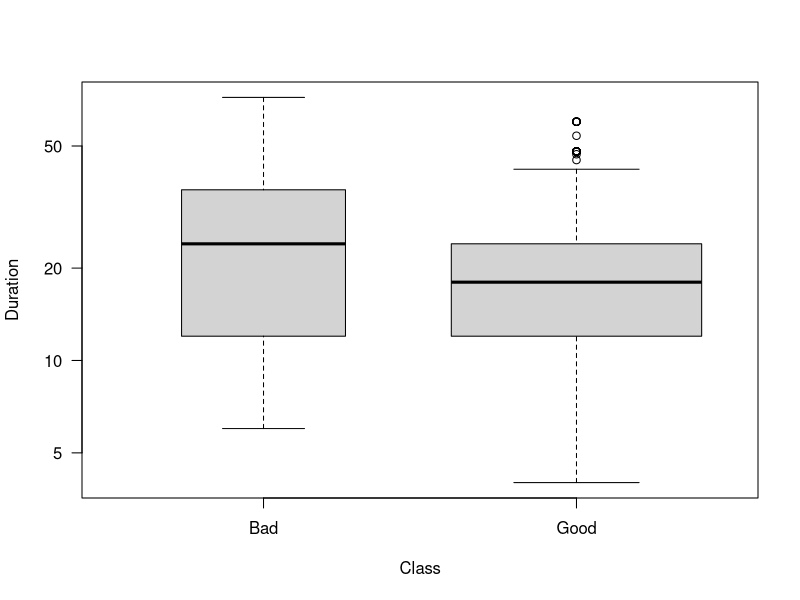
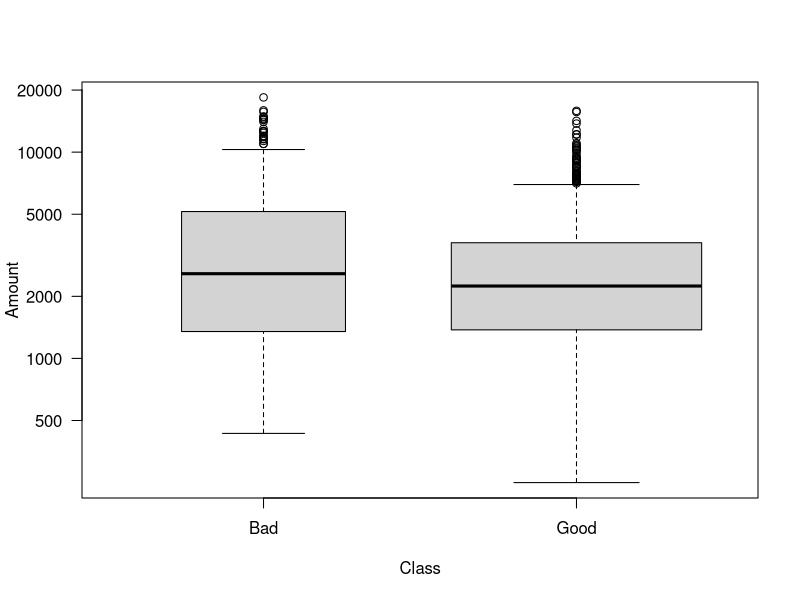
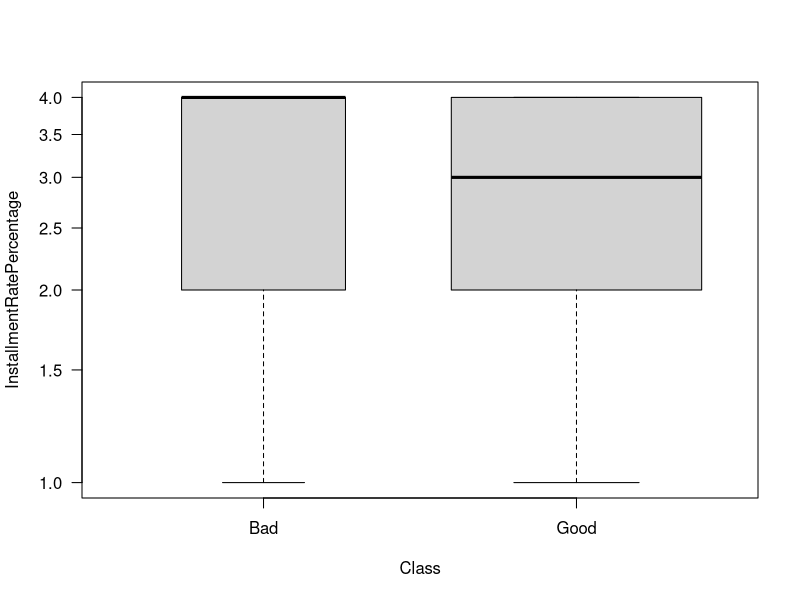
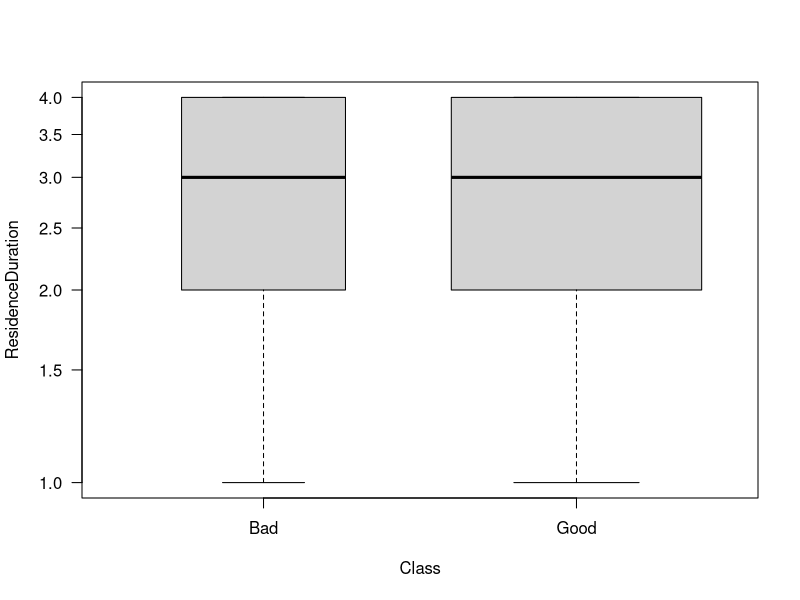
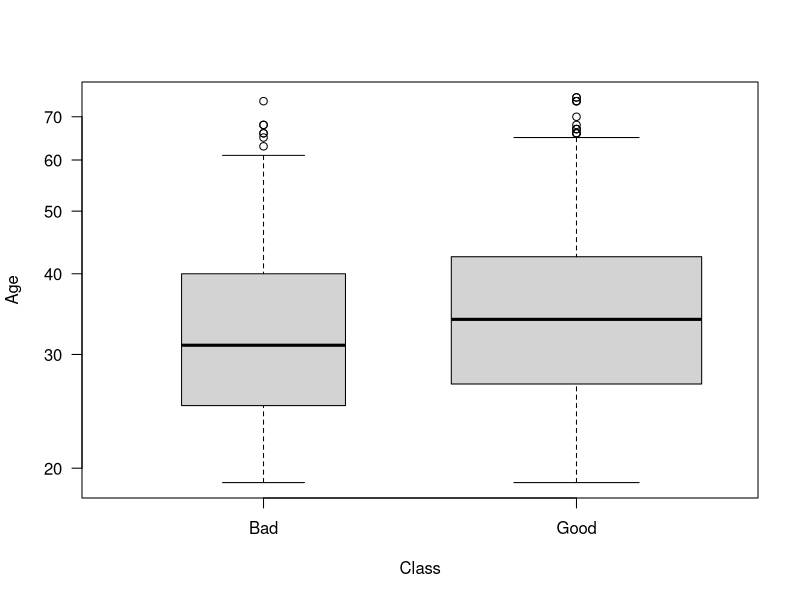
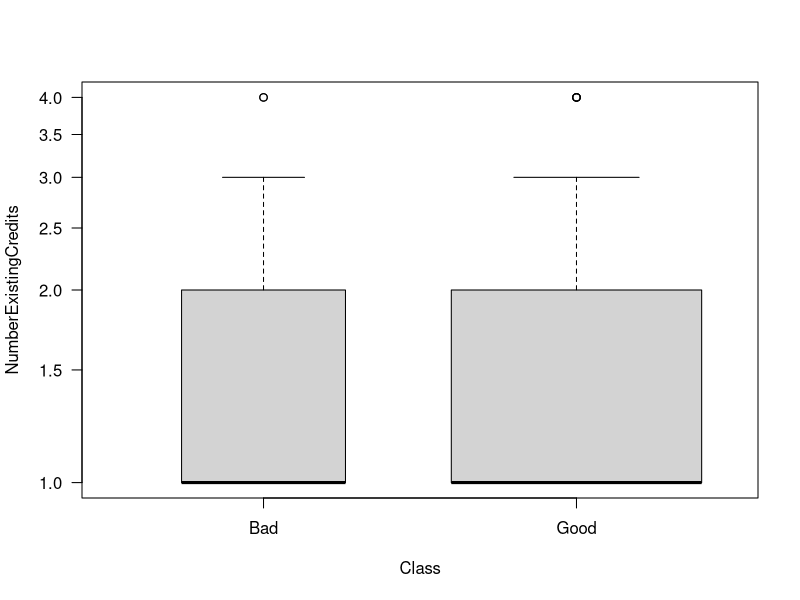
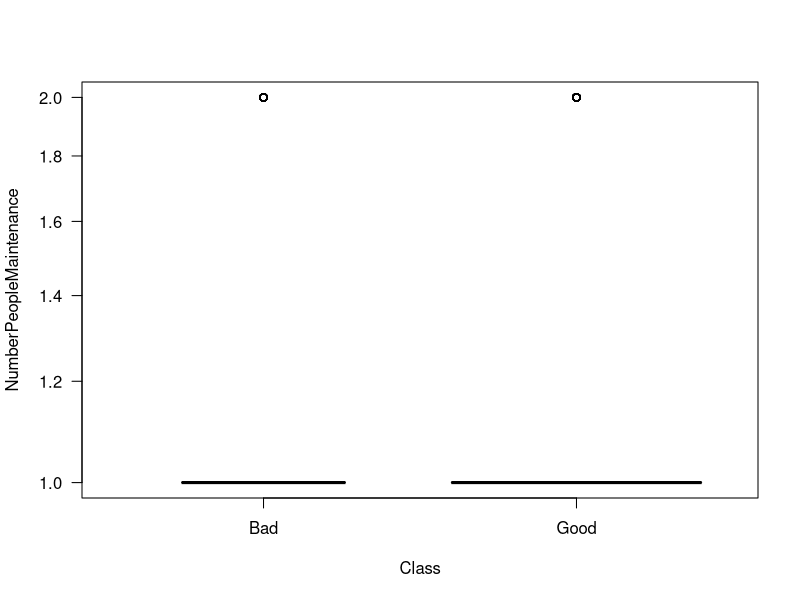
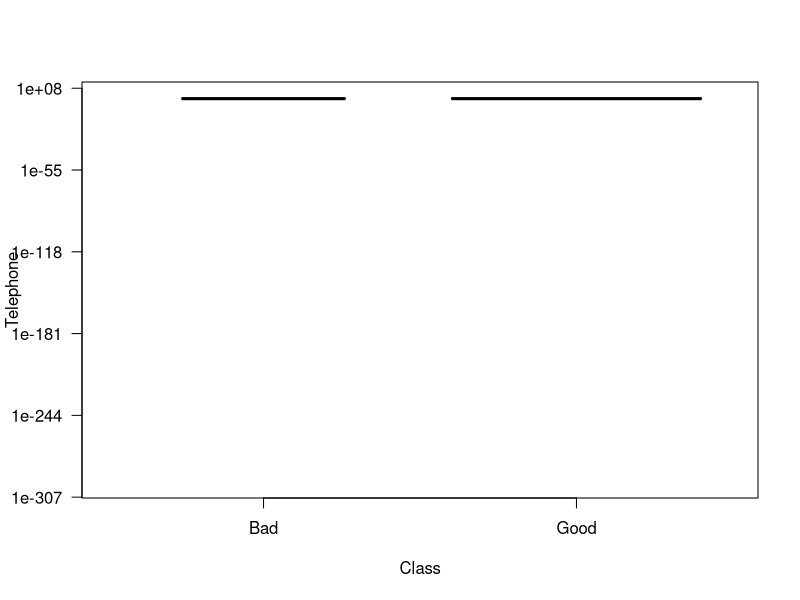

Recreate these plots in R, in order.
#Week 6 Homework
#Vincent Marks
#IST 387

install.packages("kernlab")
library(tidyverse)
library(ggplot2)
library(caret)
library(kernlab)

data("GermanCredit")
#subset with the first ten columns of GermanCredit
subCredit <- GermanCredit[,1:10]

######
#1.
#displays the 10 chosen attributes and the data types consisting of int, num, and
#Factor
str(subCredit)
#describes the use of 62 attributes to determine the predicted classification of 'good'
#or 'bad' credit
help("GermanCredit")

######
#2.
#creating the training list via the createDataPartition function
#taking 40% of data from the Class attribute
#list=FALSE returns a numeric vector of indices, ensuring that each element
#correspondes to the original row indices of the original dataset
trainList <- createDataPartition(y=subCredit$Class,p=.40,list=FALSE)

######
#3. 
#trainList contains 400 case numbers

######
#4.
#trainList consists of 400 rows and 2 columns. The first column pertain to the indices of the 
#data as it now pertains to trainList. The second column's(named 'ReSample') data per row correspondes to the indice 
#from the original data set(subCredit). 40% of subCredit was partitioned based on subCredit$Class, this partition was done randomly.
#set.seed() would increase one's ability to gather unique partitions in the future.
#the first column states the sequential order in which the partition occured, 'ReSample' is the row number within subCredit$Class that
#the data was collected from. 

######
#5.
#trainSet contains 400 observations of 10 variables.
#These 10 variables are the same as the ten variables in subCredit
trainSet <- subCredit[trainList,]

######
#6.
#-trainList takes the 60% of data that was not copied from subCredit to make
# trainList.
#testSet is a dataframe consisting of 600 observations of 10 variables
testSet <- subCredit[-trainList,]

######
#7.
boxplot(Duration ~ Class, data=subCredit,
        varwidth = TRUE, log = "y", las=1)
boxplot(Amount ~ Class, data=subCredit,
        varwidth = TRUE, log = "y", las=1)
boxplot(InstallmentRatePercentage ~ Class, data=subCredit,
        varwidth = TRUE, log = "y", las=1)
boxplot(ResidenceDuration ~ Class, data=subCredit,
        varwidth = TRUE, log = "y", las=1)
boxplot(Age ~ Class, data=subCredit,
        varwidth = TRUE, log = "y", las=1)
boxplot(NumberExistingCredits ~ Class, data=subCredit,
        varwidth = TRUE, log = "y", las=1)
boxplot(NumberPeopleMaintenance ~ Class, data=subCredit,
        varwidth = TRUE, log = "y", las=1)
#these last two attributes are binary (yes or no)
boxplot(Telephone ~ Class, data=subCredit,
        varwidth = TRUE, log = "y", las=1)
boxplot(ForeignWorker ~ Class, data=subCredit,
        varwidth = TRUE, log = "y", las=1)

######
#8.
set.seed(124)
#same as SVM train(), except for the Kernal Argument. "rbfdot" is commonly used
svmModel <- ksvm(Class ~ ., data=subCredit, kernel="rbfdot")
svmModel

######
#9.
# running line 84 (svmModel) returns this information:

#==============================================
#Support Vector Machine object of class "ksvm" 

#SV type: C-svc  (classification) 
#parameter : cost C = 1 

#Gaussian Radial Basis kernel function. 
#Hyperparameter : sigma =  0.0971561678360502 

#Number of Support Vectors : 652 

#Objective Function Value : -552.1462 
#Training error : 0.256 
#=============================================

# the lower the training error value, the better the performance. This means that 
# the model has an accuracy of about 75% which is pretty good. 

#######
#10.
prediction <- predict(svmModel, newdata = trainSet, type="response")


#######
#11.
#attempting to use 'trainSet' as a whole generated errors. Once the
#'Class' attribute was specified, the table function generated a result.
#running str() identified both 'trainSet$Class' 'prediction' as factors, 
#thus enabling the table function to operate; whereas 'trainSet' is a dataframe. 
str(trainSet$Class)
str(prediction)
#table() takes two arguements, Actual and Prediction
confusion <- table(Actual = trainSet$Class, Prediction = prediction)

#######
#12.
#the table function generated this confusion matrix:
#Actual Bad Good
#Bad   26   94
#Good  15  265

diag(confusion)
#results of diag()
#shows the true positives of the matrix
# Bad Good 
# 26  265

sum(confusion)
#Result:400

#the accuracy of the model can be found by dividing the sum of the true positives 
#by the sum of the entire matrix
#Answer: 72.75%

#create a list containing the results of the 'confusion' confusion matrix
predictionResults <- confusionMatrix(confusion)
#extract the data relevant to "Accuracy"
predictionResults$overall["Accuracy"]
#Answer: 0.7275

#######
#13.
confusionMat <- confusionMatrix(trainSet$Class, prediction)
confusionMat
#Results:
#        Reference
#Prediction Bad Good
#     Bad   26   94
#     Good  15  265
#Accuracy : 0.7275
